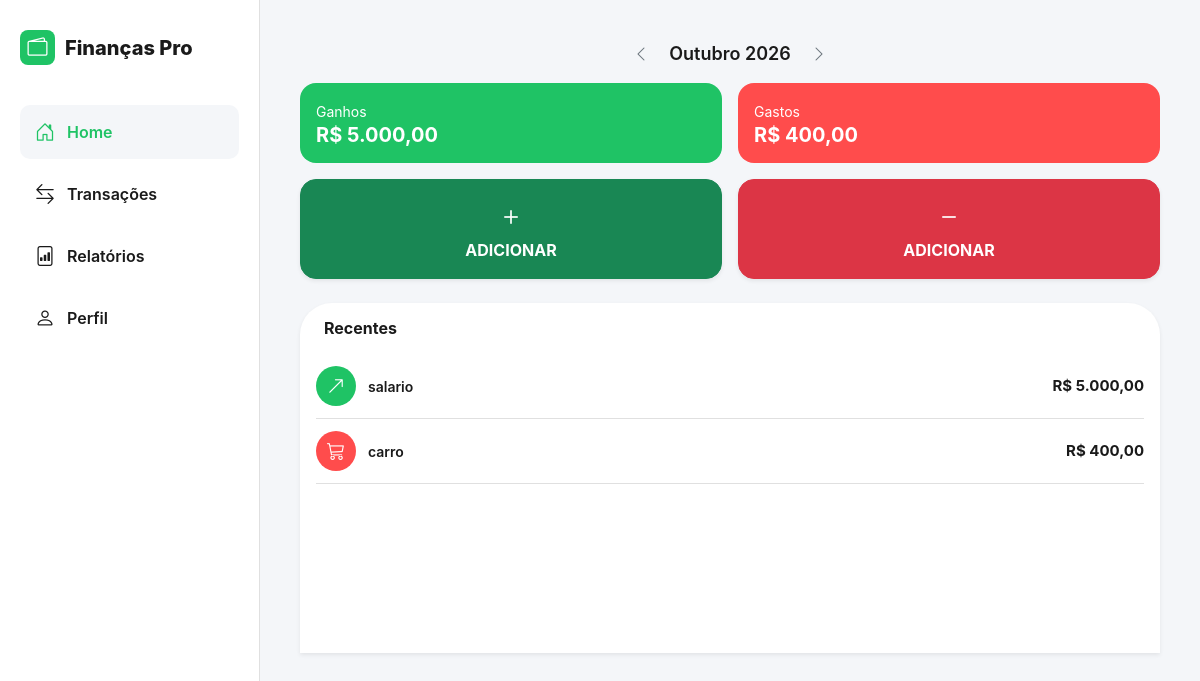
/ (signed in), run on the app's committed database.
### tables this page shows
CREATE TABLE transacoes (
                    id INTEGER PRIMARY KEY AUTOINCREMENT,
                    usuario_id INTEGER NOT NULL,
                    tipo TEXT NOT NULL,
                    categoria TEXT NOT NULL,
                    descricao TEXT,
                    data DATE NOT NULL,
                    valor INTEGER NOT NULL, 
                    icone TEXT NOT NULL,
                    FOREIGN KEY (usuario_id) REFERENCES usuario (id)
                );

### app.py (the view)
@app.route('/')
@login_required
def index():
    uid = session['usuario_id']
    agora = datetime.now()
    mes_atual = int(request.args.get('mes', agora.month))
    ano_atual = int(request.args.get('ano', agora.year))
    mes_ant = 12 if mes_atual == 1 else mes_atual - 1
    ano_ant = ano_atual - 1 if mes_atual == 1 else ano_atual
    mes_prox = 1 if mes_atual == 12 else mes_atual + 1
    ano_prox = ano_atual + 1 if mes_atual == 12 else ano_atual
    ganhos = transacao_repo.obter_total_por_tipo_mes(uid, 'ganho', ano_atual, mes_atual) / 100.0
    gastos = transacao_repo.obter_total_por_tipo_mes(uid, 'gasto', ano_atual, mes_atual) / 100.0
    transacoes = transacao_repo.buscar_por_mes(uid, ano_atual, mes_atual)[:5]
    return render_template('index.html',
                           mes_nome=MESES[mes_atual], ano=ano_atual,
                           mes_ant=mes_ant, ano_ant=ano_ant, mes_prox=mes_prox, ano_prox=ano_prox,
                           ganhos=f"{ganhos:,.2f}".replace(',', 'X').replace('.', ',').replace('X', '.'),
                           gastos=f"{gastos:,.2f}".replace(',', 'X').replace('.', ',').replace('X', '.'),
                           transacoes=transacoes)

### app.py (called while the page is built)
def login_required(f):
    @wraps(f)
    def decorated_function(*args, **kwargs):
        if 'usuario_id' not in session:
            return redirect(url_for('login'))
        return f(*args, **kwargs)
    return decorated_function

@app.context_processor
def inject_globals():
    if 'usuario_id' in session:
        uid = session['usuario_id']
        usr = usuario_repo.buscar_por_id(uid)
        hoje = datetime.now().strftime('%Y-%m-%d')
        cats_ganho = transacao_repo.buscar_categorias_unicas(uid, 'ganho')
        cats_gasto = transacao_repo.buscar_categorias_unicas(uid, 'gasto')
        return dict(usuario_global=usr, hoje_data=hoje, cats_ganho=cats_ganho, cats_gasto=cats_gasto)
    return dict()

### database.py (called while the page is built)
    def get_connection(self):
        conn = sqlite3.connect(self.db_name)
        conn.row_factory = sqlite3.Row
        return conn

### models.py (called while the page is built)
    def formatar_valor(self):
        return f"{(self.valor_centavos / 100.0):,.2f}".replace(',', 'X').replace('.', ',').replace('X', '.')

### repositories.py (called while the page is built)
    def buscar_por_id(self, id_usuario):
        with self.db.get_connection() as conn:
            row = conn.execute("SELECT * FROM usuario WHERE id = ?", (id_usuario,)).fetchone()
            if row:
                d = dict(row)
                return Usuario(id=d['id'], nome=d['nome'], email=d['email'], telefone=d.get('telefone', ''), senha_hash=d['senha_hash'],
                               tema=d.get('tema', 'light'), input_pix=d.get('input_pix', 0),
                               tentativas_login=d.get('tentativas_login', 0), bloqueado_ate=d.get('bloqueado_ate'),
                               codigo_recuperacao=d.get('codigo_recuperacao'), data_cadastro=d.get('data_cadastro'),
                               data_exclusao=d.get('data_exclusao')) # Adicionado
            return None

    def buscar_por_mes(self, usuario_id, ano, mes):
        prefixo = f"{ano}-{mes:02d}-%"
        with self.db.get_connection() as conn:
            rows = conn.execute("SELECT * FROM transacoes WHERE usuario_id = ? AND data LIKE ? ORDER BY data DESC", (usuario_id, prefixo,)).fetchall()
            return [Transacao(id=r['id'], usuario_id=r['usuario_id'], tipo=r['tipo'], categoria=r['categoria'], descricao=r['descricao'], data=r['data'], valor_centavos=r['valor'], icone=r['icone']) for r in rows]

### templates/index.html (shortened to what this page needs)
{% extends 'base.html' %}
{% block content %}
<div class="d-flex justify-content-center align-items-center gap-3 mb-3">
    <a href="?mes={{ mes_ant }}&ano={{ ano_ant }}" class="text-secondary"><i class="bi bi-chevron-left"></i></a>
    <span style="font-size: 18px; font-weight: 600; min-width: 130px; text-align: center;">{{ mes_nome }} {{ ano }}</span>
    <a href="?mes={{ mes_prox }}&ano={{ ano_prox }}" class="text-secondary"><i class="bi bi-chevron-right"></i></a>
</div>
<div class="px-3 px-lg-0">
    <div class="row g-3 mb-3">
        <div class="col-6"><div class="p-3 text-white rounded-4" style="background: var(--green-main);"><small>Ganhos</small><h5 class="m-0 fw-bold">R$ {{ ganhos }}</h5></div></div>
        <div class="col-6"><div class="p-3 text-white rounded-4" style="background: var(--red-main);"><small>Gastos</small><h5 class="m-0 fw-bold">R$ {{ gastos }}</h5></div></div>
    </div>
    <div class="row g-3 mb-4">
        <div class="col-6"><button class="btn btn-success w-100 py-3 rounded-4 fw-bold shadow-sm" data-bs-toggle="modal" data-bs-target="#modalGanho"><i class="bi bi-plus fs-3 d-block"></i> ADICIONAR</button></div>
        <div class="col-6"><button class="btn btn-danger w-100 py-3 rounded-4 fw-bold shadow-sm" data-bs-toggle="modal" data-bs-target="#modalGasto"><i class="bi bi-dash fs-3 d-block"></i> ADICIONAR</button></div>
    </div>
</div>
<div class="bg-white p-3 rounded-top-5 shadow-sm" style="min-height: 350px;">
    <h6 class="fw-bold mb-3 ms-2">Recentes</h6>
    {% if transacoes %}
        {% for t in transacoes %}
        <div class="transaction-item">
            <div class="t-icon {% if t.tipo == 'gasto' %}icon-red{% else %}icon-green{% endif %}"><i class="bi {{ t.icone }}"></i></div>
            <div class="t-details">
                <p class="t-title">{{ t.categoria }}</p>
            </div>
            <div class="t-amount">R$ {{ t.formatar_valor() }}</div>
        </div>
        {% endfor %}
    {% else %}
        <div class="text-center text-muted py-5"><p>Nenhuma transação recente.</p></div>
    {% endif %}
</div>
{% endblock %}

### templates/base.html (style rules this page uses)
:root { --green-main: #1fc365; --red-main: #ff4c4c; --bg-color: #f4f6f9; --card-bg: #ffffff; --text-dark: #1a1a1a; --border-color: #e0e0e0; --text-muted: #6c757d; }
body { background-color: var(--bg-color) !important; color: var(--text-dark) !important; font-family: -apple-system, sans-serif; margin: 0; padding: 0; transition: background 0.3s; }
@media (min-width: 992px) { body { display: flex; height: 100vh; overflow: hidden; } }
.dashboard-card, .bg-white { background: var(--card-bg) !important; color: var(--text-dark); }
.transaction-item { display: flex; align-items: center; padding: 12px 0; border-bottom: 1px solid var(--border-color); }
.t-icon { width: 40px; height: 40px; border-radius: 50%; display: flex; align-items: center; justify-content: center; color: white; font-size: 18px; margin-right: 12px; flex-shrink: 0; }
.icon-red { background-color: var(--red-main); }
.icon-green { background-color: var(--green-main); }
.t-details { flex-grow: 1; }
.t-title { font-size: 14px; font-weight: 600; margin: 0; }
.t-amount { font-weight: 700; font-size: 15px; text-align: right; }

### data on the page
transacoes: categoria "salario", formatar_valor "5.000,00"
transacoes: categoria "carro", formatar_valor "400,00"

### other printed values
{{ mes_nome }} "Outubro"
{{ ano }} "2026"
{{ ganhos }} "5.000,00"
{{ gastos }} "400,00"
